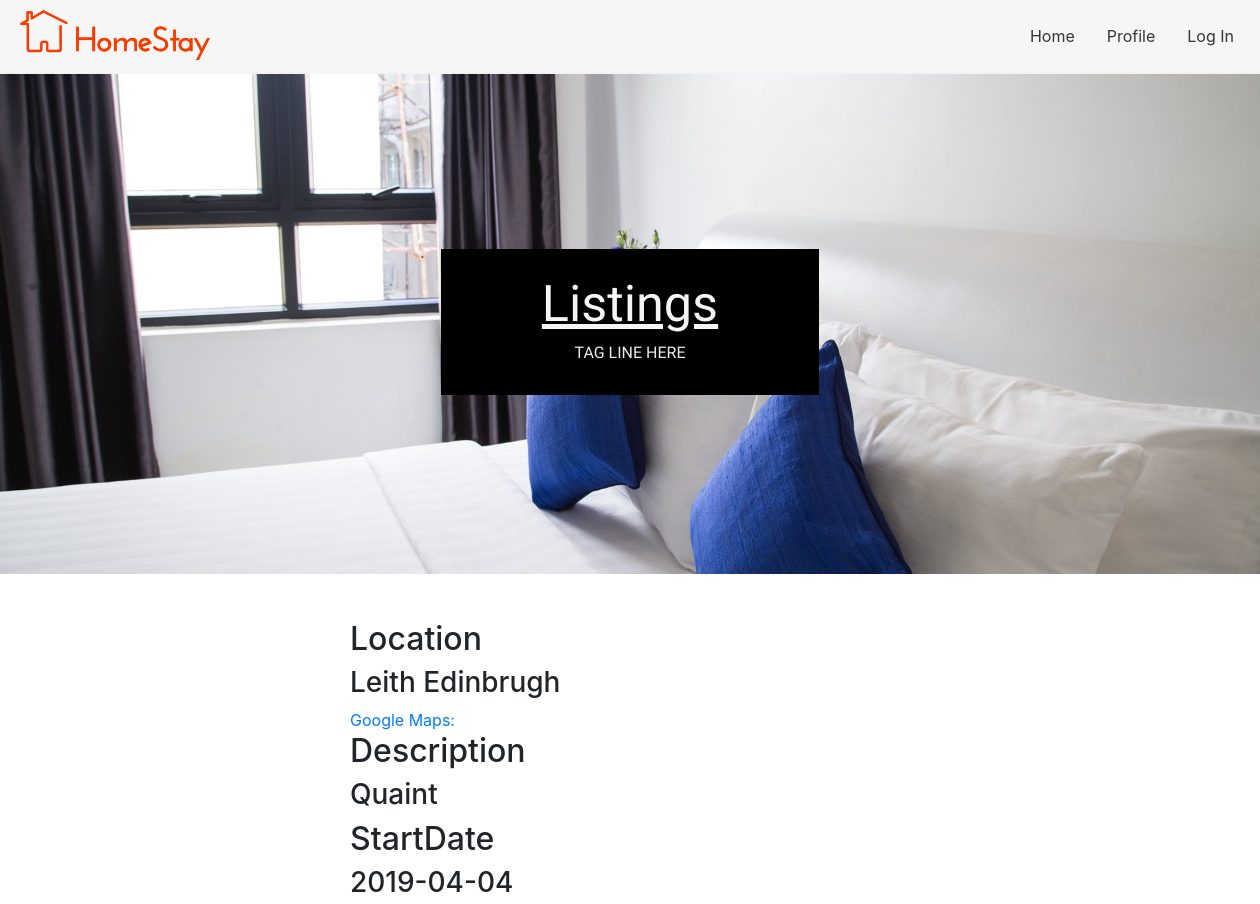
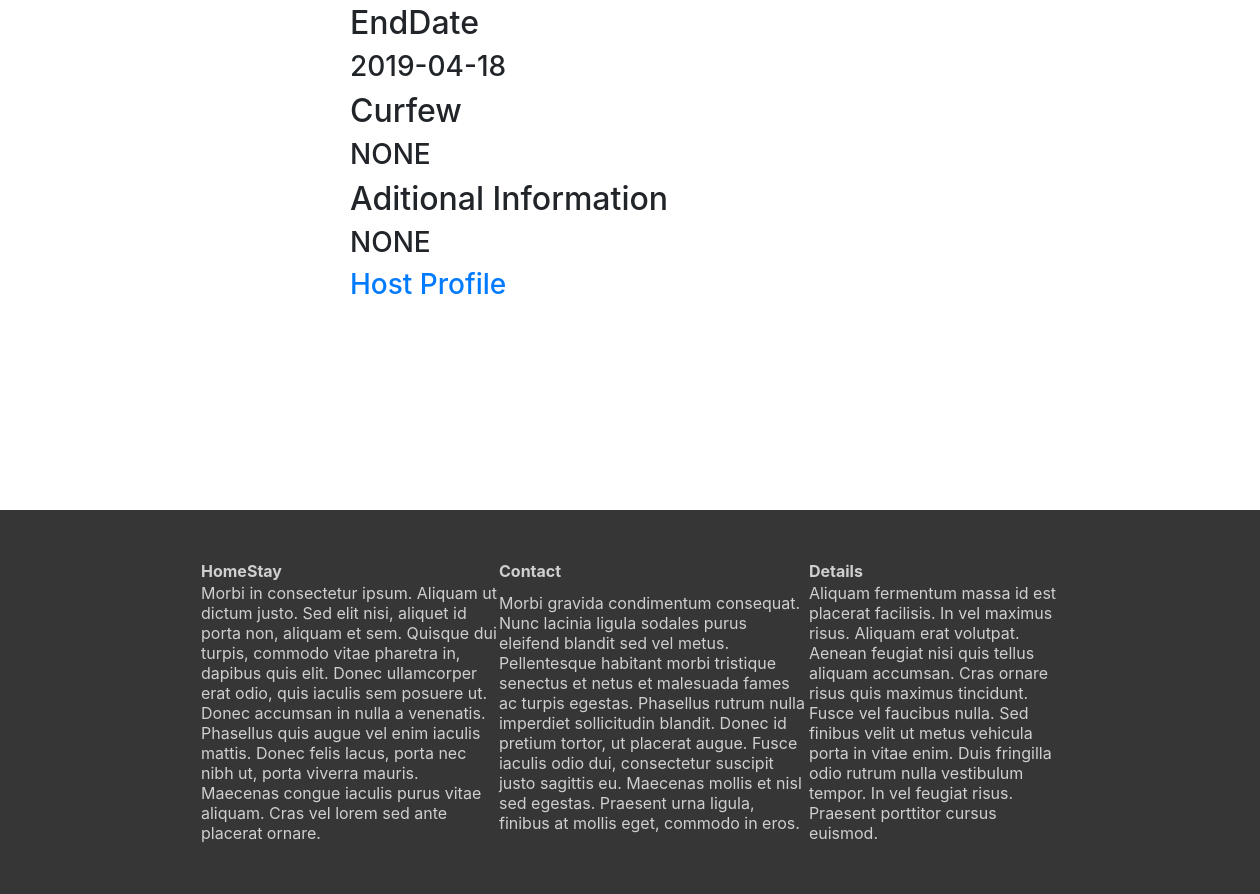
The app's page /homestay/listing/1 with its own data (2 pictures, top to bottom).
### tables this page shows
CREATE TABLE Vacancies (
        vacancyID integer NOT NULL UNIQUE,
        hostID int NOT NULL,
        location varchar(255) NOT NULL,
        description varchar(255),
        rate varchar(255) NOT NULL,
        startDate date NOT NULL,
        endDate date NOT NULL,
        available bit DEFAULT 1,
        curfew varchar(255),
        extraInfo varchar(255),
        images varchar(255),
        PRIMARY KEY (vacancyID),
        FOREIGN KEY (hostID) REFERENCES Host(hostID)
);

### launch.py (the view)
@app.route('/homestay/listing', methods=["POST","GET"])
@app.route('/homestay/listing/<id>', methods=["POST","GET"])
def  CAccountSlected(name=None,id=None):
	db = get_db()
	id = int(id)
	result = query_db('SELECT * FROM Vacancies WHERE vacancyID = ?', [id], one=True)
	result[2]
	GMLink = "https://www.google.com/maps/search/" + result[2]
	GMLink = GMLink.replace(" ","+")
	result[1]
	HPLink = "../profile/host/" + str(result[1])
	print(HPLink)
	try:
		if session['Type'] == 'Applicant':
			strID = str(id)
			buttonLink = strID + "/apply"
		else:
			buttonLink = None
	except:
		buttonLink = None
	return render_template("listings.html",result=result,GMLink=GMLink,HPLink=HPLink,buttonLink=buttonLink)

### launch.py (called while the page is built)
def get_db():
  db = getattr(g, 'db', None)
  if db is None:
    db = sqlite3.connect(db_location)
    g.db = db
  return db

@app.teardown_appcontext
def  close_db_connection(exception):
  db = getattr(g, 'db' , None)
  if db is not None:
    db.close()

def query_db(query, args=(), one=False):
    cur = get_db().execute(query, args)
    rv = cur.fetchall()
    cur.close()
    return (rv[0] if rv else None) if one else rv

### templates/listings.html (shortened to what this page needs)
<html>
  <head>
    <link rel="stylesheet" href="https://stackpath.bootstrapcdn.com/bootstrap/4.1.3/css/bootstrap.min.css">
    <link href="../../static/css/styles.css" type="text/css" rel="stylesheet">
  </head>
  <body>
    <nav>
        <ul>
          <a href="../../../../../homestay"><img src="../../static/images/logo.jpg" style="height: 50px; padding-left: 10px; padding-right:10px;"/></a>
          <li><a href="../../../../../homestay/login">Log In</a></li>
          <li><a href="../../../../../homestay/profile">Profile</a></li>
          <li><a href="../../../../../homestay">Home</a></li>
        </ul>
    </nav>
    <div id= "header">
      <div id="header-text">
        <h1>Listings</h1>
        <h3>Tag line here</h3>
    </div>
    <main>
      <div id="main-content">
        <section>
  	<table>
	<h2>Location</h2>
	<h3>{{result[2]}}</h3>
	<a href={{GMLink}}>Google Maps:</a>
	<h2>Description</h2>
        <h3>{{result[3]}}</h3>
	<h2>StartDate</h2>
        <h3>{{result[5]}}</h3>
        <h2>EndDate</h2>
        <h3>{{result[6]}}</h3>
        <h2>Curfew</h2>
        <h3>{{result[8]}}</h3>
        <h2>Aditional Information</h2>
        <h3>{{result[9]}}</h3>
	<h3><a href={{HPLink}}>Host Profile</a></h3>
	</table>
	</section>
      </div>
    </main>
  <footer>
      <div id="footer-content">
        <table style="width:100%">
          <tr>
            <th>HomeStay</th>
            <th>Contact</th>
            <th>Details</th>
          </tr>
          <tr>
            <td>Morbi in consectetur ipsum. Aliquam ut dictum justo. Sed elit nisi, aliquet id porta non, aliquam et sem. Quisque dui turpis, commodo vitae pharetra in, dapibus quis elit. Donec ullamcorper erat odio, quis iaculis sem posuere ut. Donec accumsan in nulla a venenatis. Phasellus quis augue vel enim iaculis mattis. Donec felis lacus, porta nec nibh ut, porta viverra mauris. Maecenas congue iaculis purus vitae aliquam. Cras vel lorem sed ante placerat ornare.</td>
            <td>Morbi gravida condimentum consequat. Nunc lacinia ligula sodales purus eleifend blandit sed vel metus. Pellentesque habitant morbi tristique senectus et netus et malesuada fames ac turpis egestas. Phasellus rutrum nulla imperdiet sollicitudin blandit. Donec id pretium tortor, ut placerat augue. Fusce iaculis odio dui, consectetur suscipit justo sagittis eu. Maecenas mollis et nisl sed egestas. Praesent urna ligula, finibus at mollis eget, commodo in eros.</td>
            <td>Aliquam fermentum massa id est placerat facilisis. In vel maximus risus. Aliquam erat volutpat. Aenean feugiat nisi quis tellus aliquam accumsan. Cras ornare risus quis maximus tincidunt. Fusce vel faucibus nulla. Sed finibus velit ut metus vehicula porta in vitae enim. Duis fringilla odio rutrum nulla vestibulum tempor. In vel feugiat risus. Praesent porttitor cursus euismod.</td>
         </tr>
      </div>
    </footer>
  </body>
</html>

### static/css/styles.css (style rules this page uses)
body { margin: 0px; overflow-y: scroll; }
main { padding-left: 50px; padding-right: 50px; padding-bottom: 200px; position: inherit; }
section { margin-top: 400px; width:900px; margin-left: 300px; margin-right: 300px; }
#header { width:100%; height: 500px; background-image: url("../images/bedroom_banner.jpg"); background-size: cover; background-position: center; top: 0px; }
#header-text { margin: auto; position: relative; text-align: center; vertical-align: middle; font-family: 'Josefin Sans', sans-serif; padding-left:5%; padding-right: 5%; padding-top: 2%; padding-bottom: 2%; top:175px; background-color: rgb(0,0,0); width: 30%; }
#header-text h1 { color: rgb(245,245,245); text-decoration: underline; font-size: 4vw; }
#header-text h3 { text-transform: uppercase; font-size: 16px; color: rgb(235, 235,235); }
nav { position: sticky; top: 0; vertical-align: middle; background-color: rgb(246,246,246,0.9); padding: 10px; border-bottom: #f3f3f3 solid 2px; z-index: 99; }
nav ul { list-style-type: none; margin: 0; padding: 0; overflow: hidden; }
nav li { float:right; }
nav li a { display: block; color: rgb(54,54,54); text-align: center; padding: 14px 16px; text-decoration: none; transition: 1.5s; }
footer { position:relative; bottom: 0px; width: 100%; background-color: rgb(54,54,54); }
#footer-content { padding-left: 200px; padding-right: 200px; padding-top: 50px; padding-bottom: 50px; }
#footer-content table { color: #cfcfcf; }

### records on screen
Vacancies: location "Leith Edinbrugh", description "Quaint", startDate "2019-04-04", endDate "2019-04-18", curfew "NONE", extraInfo "NONE"
